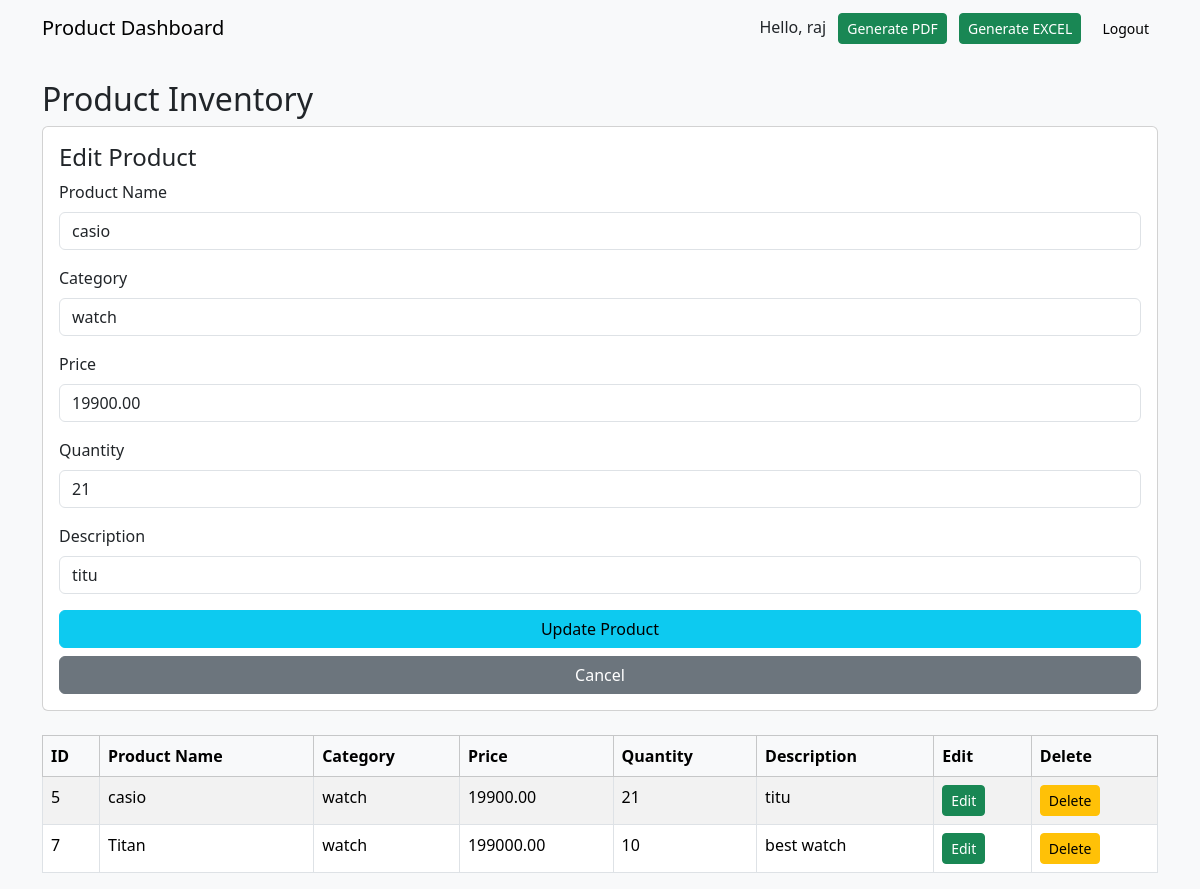
The app's page /homes.php?edit=5 (signed in) with its own data.
### tables this page shows
CREATE TABLE `products` (
  `id` int(11) NOT NULL,
  `category` varchar(100) DEFAULT NULL,
  `product_name` varchar(100) DEFAULT NULL,
  `price` decimal(10,2) DEFAULT NULL,
  `quantity` int(11) DEFAULT NULL,
  `supplier_name` varchar(100) DEFAULT NULL
);

### homes.php (the view, shortened to what this page needs)
<?php
include 'db.php';
if (isset($_GET['edit'])) {
    $id = (int) $_GET['edit'];
    $edit_result = $conn->query("SELECT * FROM products WHERE id = $id");
    if ($edit_result->num_rows > 0) {
        $edit_row = $edit_result->fetch_assoc();
    }
}
$result = $conn->query("SELECT * FROM products");
?>
<!DOCTYPE html>
<html lang="en">
<head>
    <link href="https://cdn.jsdelivr.net/npm/bootstrap@5.3.3/dist/css/bootstrap.min.css" rel="stylesheet">
</head>
<body class="bg-light">
    <nav class="navbar navbar-light bg-light">
        <div class="container">
            <a class="navbar-brand" href="homes.php">Product Dashboard</a>
            <div>
                Hello, <?php echo $_SESSION['username']; ?>
                <a href="pdf.php" class="btn btn-success btn-sm ms-2">Generate PDF</a>
                <a href="Excel.php" class="btn btn-success btn-sm ms-2">Generate EXCEL</a>
                <a href="logout.php" class="btn btn-light btn-sm ms-2">Logout</a>
            </div>
        </div>
    </nav>
    <div class="container mt-4">
        <h2>Product Inventory</h2>
        <form method="POST" class="card card-body mb-4">
            <h4>
                <?php
                if (isset($edit_row)) {
                    echo "Edit Product";
                } else {
                    echo "Add Product";
                }
                ?>
            </h4>
            <label class="form-label">Product Name</label>
            <input type="text" name="product_name" class="form-control mb-3" value="<?php if (isset($edit_row)) echo $edit_row['product_name']; ?>" required>
            <label class="form-label">Category</label>
            <input type="text" name="category" class="form-control mb-3" value="<?php if (isset($edit_row)) echo $edit_row['category']; ?>" required>
            <label class="form-label">Price</label>
            <input type="number" name="price" class="form-control mb-3" step="0.01" value="<?php if (isset($edit_row)) echo $edit_row['price']; ?>" required>
            <label class="form-label">Quantity</label>
            <input type="number" name="quantity" class="form-control mb-3" value="<?php if (isset($edit_row)) echo $edit_row['quantity']; ?>" required>
            <label class="form-label">Description</label>
            <input type="text" name="supplier_name" class="form-control mb-3" value="<?php if (isset($edit_row)) echo $edit_row['supplier_name']; ?>" required>
            <?php if (isset($edit_row)) { ?>
                <button type="submit" name="update" class="btn btn-info">Update Product</button>
                <a href="homes.php" class="btn btn-secondary mt-2">Cancel</a>
            <?php } else { ?>
                <button type="submit" name="add" class="btn btn-info">Add Product</button>
            <?php } ?>
        </form>
        <div class="table-responsive">
            <table class="table table-bordered table-striped bg-white">
                <thead class="table-light">
                    <tr>
                        <th>ID</th>
                        <th>Product Name</th>
                        <th>Category</th>
                        <th>Price</th>
                        <th>Quantity</th>
                        <th>Description</th>
                        <th>Edit</th>
                        <th>Delete</th>
                    </tr>
                </thead>
                <tbody>
                    <?php while ($row = $result->fetch_assoc()) { ?>
                        <tr>
                            <td><?php echo $row['id']; ?></td>
                            <td><?php echo $row['product_name']; ?></td>
                            <td><?php echo $row['category']; ?></td>
                            <td><?php echo $row['price']; ?></td>
                            <td><?php echo $row['quantity']; ?></td>
                            <td><?php echo $row['supplier_name']; ?></td>
                            <td><a href="homes.php?edit=<?php echo $row['id']; ?>" class="btn btn-success btn-sm">Edit</a></td>
                            <td>
                                <form method="POST" onsubmit="return confirm('Are you sure you want to delete this record?');">
                                    <button type="submit" name="delete" class="btn btn-warning btn-sm">Delete</button>
                                </form>
                            </td>
                        </tr>
                    <?php } ?>
                </tbody>
            </table>
        </div>
    </div>
</body>
</html>

### records on screen
products: product_name "casio", category "watch", price "19900.00", quantity "21", supplier_name "titu", id "5"
products: id "7", product_name "Titan", category "watch", price "199000.00", quantity "10", supplier_name "best watch"

### other values on screen
$_SESSION['username'] "raj"
